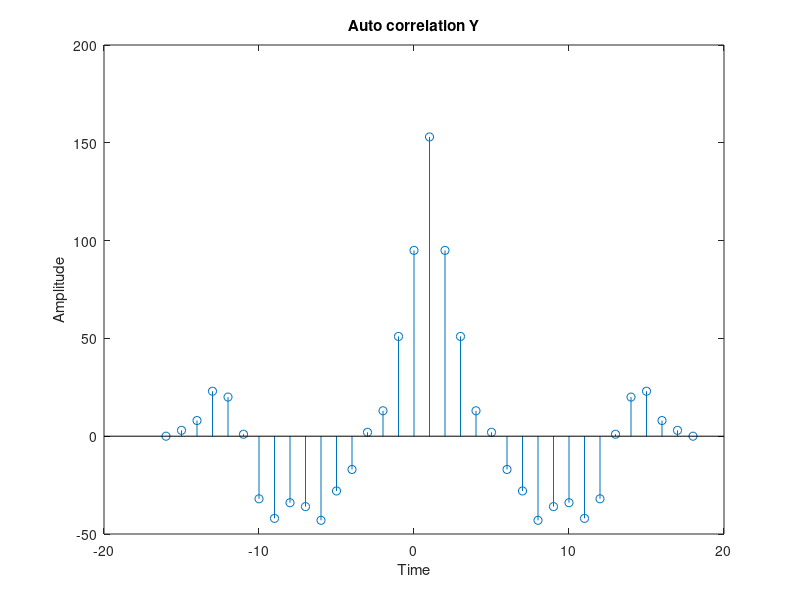

This figure's MATLAB source:
clc;
clear all;
close all;
x= [ 0 0 2 1 -4 -3 -2 -1 0 1 3 2 5 1 -4 -1 -1 -2 ];
y= [ 3 2 1 -6 -4 -3 -1 -2 1 1 2 3 1 4 6 2 1 0 ] ;
%% Autocorrelation of x
Rxx=xcorr(x);
disp('Auto Correlation Values of x :');
disp(Rxx);

%% Autocorrelation of y
Ryy=xcorr(y);
disp('Auto Correlation Values of y :');
disp(Ryy);

%% Autocorrelation of xy
Rxy=xcorr(x,y);
disp('Auto Correlation Values of xy :');
disp(Rxy);

%% Autocorrelation of yx
Ryx=xcorr(y,x);
disp('Auto Correlation Values of yx :');
disp(Ryx);

t=(-16:1:18);
stem(t,Ryy);
xlabel('Time');
ylabel('Amplitude');
title('Auto correlation Y');